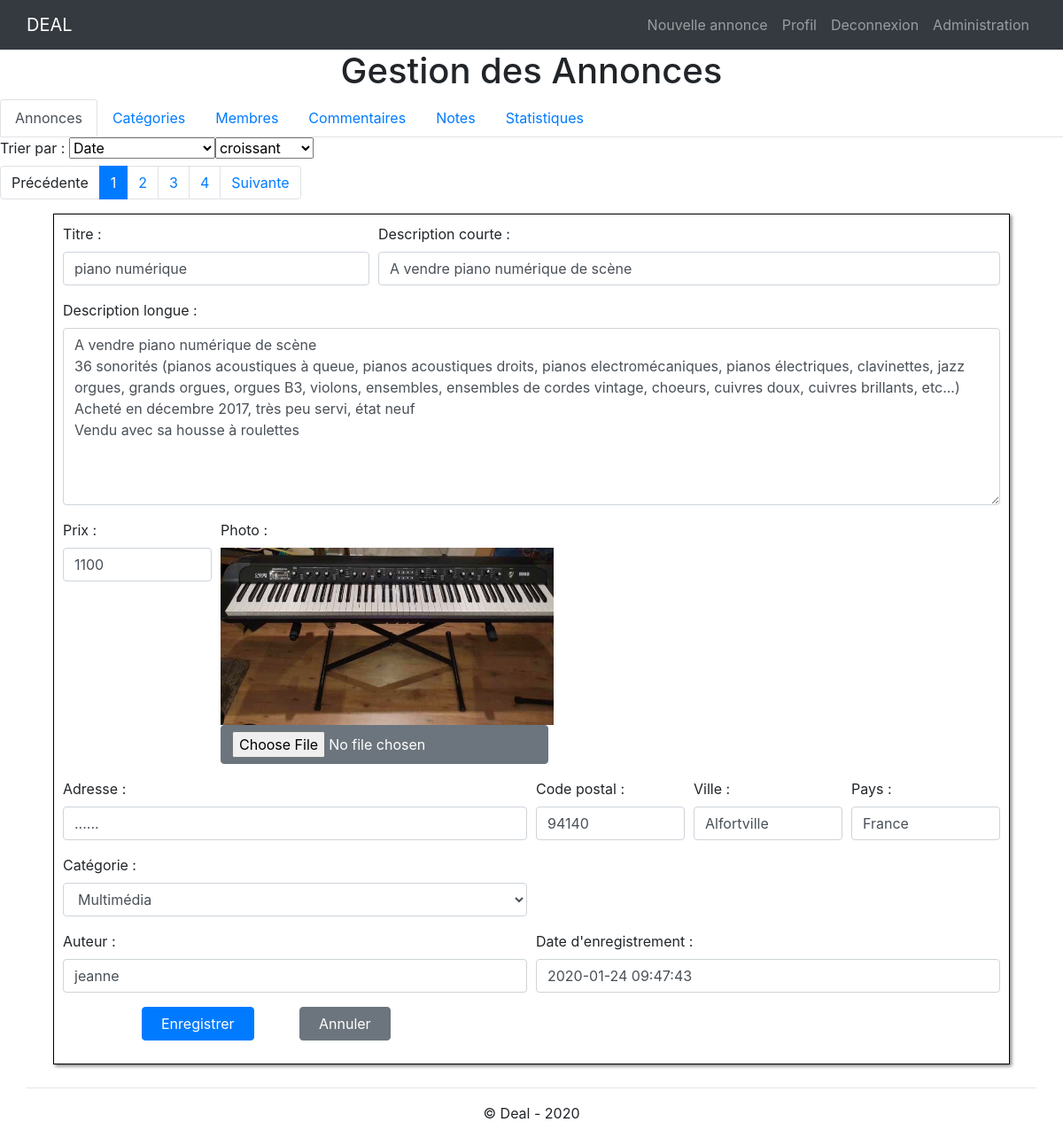
The page /gestion_annonces.php?modification=18 (signed in) on the database as committed earlier.
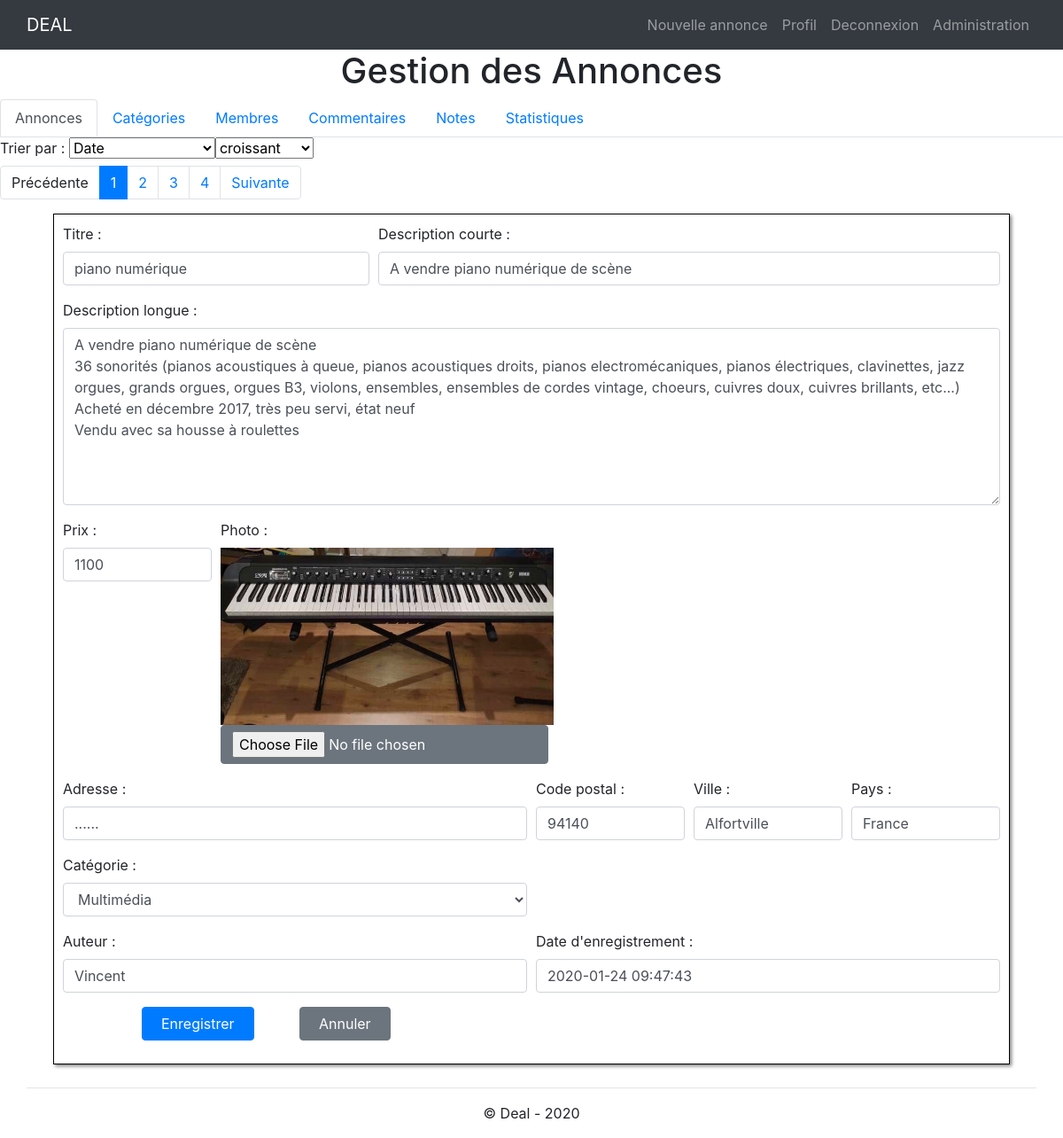
The same page on the database as committed later.
### tables this page shows
CREATE TABLE IF NOT EXISTS `annonce` (
  `id` int(11) NOT NULL AUTO_INCREMENT,
  `titre` varchar(255) NOT NULL,
  `description_courte` varchar(255) NOT NULL,
  `description_longue` text NOT NULL,
  `prix` float NOT NULL,
  `photo` varchar(255) NOT NULL,
  `pays` varchar(100) NOT NULL,
  `ville` varchar(100) NOT NULL,
  `adresse` text NOT NULL,
  `code_postal` char(5) NOT NULL,
  `membre_id` int(11) DEFAULT NULL,
  `categorie_id` int(11) NOT NULL,
  `date_enregistrement` datetime NOT NULL,
  PRIMARY KEY (`id`),
  KEY `membre_id` (`membre_id`),
  KEY `categorie_id` (`categorie_id`)
);

CREATE TABLE IF NOT EXISTS `membre` (
  `id` int(11) NOT NULL AUTO_INCREMENT,
  `pseudo` varchar(45) NOT NULL,
  `mdp` varchar(255) NOT NULL,
  `nom` varchar(45) NOT NULL,
  `prenom` varchar(45) NOT NULL,
  `telephone` varchar(45) NOT NULL,
  `email` varchar(45) NOT NULL,
  `civilite` enum('M.','Mme') NOT NULL,
  `role` enum('user','admin') NOT NULL,
  `date_enregistrement` datetime NOT NULL,
  PRIMARY KEY (`id`)
);

### gestion_annonces.php (the view, shortened to what the changed rows need)
<?php
require_once 'inc/init.php';
$afficherFormulaire = false;
$requete = executerRequete ("SELECT COUNT(id) FROM annonce;");
$nombrePages = ceil ($requete->fetch(PDO::FETCH_NUM)[0]/TAILLE_PAGE);
if (isset ($_GET['suppression']))
	{
	$resultat = executerRequete ("DELETE FROM commentaire WHERE annonce_id = :id", array (':id' => $_GET['suppression']));
	if ($resultat)
		{
		$resultat = executerRequete ("DELETE FROM annonce WHERE id = :id", array (':id' => $_GET['suppression']));
		if ($resultat->rowCount() == 1)
			$contenu .= '<div class="alert alert-success">L\'annonce a bien été supprimé.</div>';
		else
			$contenu .= '<div class="alert alert-danger">Erreur lors de la suppression de l\'annonce.</div>';
		}
	else
		$contenu .= '<div class="alert alert-danger">Erreur lors de la suppression de l\'annonce.</div>';
	}
else if (isset ($_GET['modification']))
	{
	$resultat = executerRequete ("SELECT annonce.id id, annonce.titre titre, description_courte, description_longue, prix, photo, pays, ville, adresse, code_postal, pseudo, categorie.titre categorie, annonce.date_enregistrement date_enregistrement FROM annonce, categorie, membre WHERE annonce.id = :id AND membre_id=membre.id AND categorie_id=categorie.id", array (':id' => $_GET['modification']));
	if ($resultat->rowCount() == 1)
		{
		$afficherFormulaire = true;
		$annonce_courante = $resultat->fetch (PDO::FETCH_ASSOC);
		}
	}
if (isset ($_GET['page']))
	{
	$numeroPage = $_GET['page']*1;
	if ($numeroPage > $nombrePages)
		$numeroPage = $nombrePages;
	else if ($numeroPage <= 0)
		$numeroPage = 1;
	}
else
	{
	$numeroPage = 1;
	}
$resultat = executerRequete ("SELECT titre FROM categorie");
$liste_categories = $resultat->fetchAll (PDO::FETCH_NUM);
require_once 'inc/header.php';
if (!isset($_GET['creation']))
	navigation_admin ('Annonces');
if ($afficherFormulaire)
	{
	isset($annonce_courante) && extract ($annonce_courante);
?>
	<div class="cadre-formulaire">
		<form id="formulaire" method="post" action="gestion_annonces.php?page=<?php echo $numeroPage ?>" enctype=multipart/form-data>
			<div class="form-row">
				<div class="form-group col-md-4">
					<div><label for="titre">Titre :</label></div>
					<div><input style="width:100%" type="text" name="titre" id="titre" class="form-control" value="<?php echo $titre??'' ?>"></div>
				</div>
				<div class="form-group col-md-8">
					<div><label for="description_courte">Description courte :</label></div>
					<div><input style="width:100%" type="text" name="description_courte" id="description_courte" class="form-control" value="<?php echo $description_courte??'' ?>"></div>
				</div>
			</div>
			<div class="form-row">
				<div class="form-group col-md-12">
					<div><label for="description_longue">Description longue :</label></div>
					<div><textarea style="width:100%;height:25vh" type="text" name="description_longue" id="description_longue" class="form-control"><?php echo $description_longue??'' ?></textarea></div>
				</div>
			</div>
			<div class="form-row">
				<div class="form-group col-md-2">
					<div><label for="prix">Prix :</label></div>
					<div><input style="width:100%" type="text" name="prix" id="prix" value="<?php echo $prix??'' ?>" class="form-control"></div>
				</div>
				<div class="form-group col-md-6">
					<div><label for="photo">Photo :</label></div>
					<div>
						<?php
							if (!empty($photo))
								{
								echo "<img src=$photo style='max-height:200px;'>";
								}
						?>
						<input type="file" name="photo" id="photo" class="btn btn-secondary">
					</div>
				</div>
			</div>
			<div class="form-row">
				<div class="form-group col-md-6">
					<div><label for="adresse">Adresse :</label></div>
					<div><input style="width:100%" type="text" name="adresse" id="adresse" value="<?php echo $adresse??'' ?>" class="form-control"></div>
				</div>
				<div class="form-group col-md-2">
					<div><label for="code_postal">Code postal :</label></div>
					<div><input style="width:100%" type="text" name="code_postal" id="code_postal" value="<?php echo $code_postal??'' ?>" class="form-control"></div>
				</div>
				<div class="form-group col-md-2">
					<div><label for="ville">Ville :</label></div>
					<div><input style="width:100%" type="text" name="ville" id="ville" value="<?php echo $ville??'' ?>" class="form-control"></div>
				</div>
				<div class="form-group col-md-2">
					<div><label for="pays">Pays :</label></div>
					<div><input style="width:100%" type="text" name="pays" id="pays" value="<?php echo $pays??'' ?>" class="form-control"></div>
				</div>
			</div>
			<div class="form-row">
				<div class="form-group col-md-6">
					<div><label for="categorie">Catégorie :</label></div>
					<div>
						<select name="categorie" class="form-control">
							<?php
							foreach ($liste_categories as $valeur)
								echo '<option value="'.$valeur[0].'"'.(isset($categorie)&&($valeur[0]==$categorie)?' selected':'').'>'.$valeur[0].'</option>';
							?>
						</select>
					</div>
				</div>
			</div>
			<?php if (estAdmin() && !isset($_GET['creation'])):  ?>
			<div class="form-row">
				<div class="form-group col-md-6">
					<div>
						<div><label for="pseudo">Auteur :</label></div>
						<div><input style="width:100%" type="text" name="pseudo" id="pseudo" value="<?php echo $pseudo??$_SESSION['membre']['pseudo'] ?>" class="form-control"></div>
					</div>
				</div>
				<div class="form-group col-md-6">
					<div>
						<div><label for="date_enregistrement">Date d'enregistrement :</label></div>
						<div><input style="width:100%" type="text" name="date_enregistrement" id="date_enregistrement" value="<?php echo $date_enregistrement??'' ?>" class="form-control"></div>
					</div>
				</div>
			</div>
			<?php endif; ?>
			<div class="form-row">
				<div class="form-group col-md-1">
				</div>
				<div class="form-group col-md-2">
					<button type="submit" class="btn btn-primary">&nbsp; Enregistrer &nbsp;</button>
				</div>
				<div class="form-group col-md-2">
					<?php
					if (estAdmin() && !isset($_GET['creation']))
						echo '<a href="'.RACINE_SITE.'gestion_annonces.php?page='.$numeroPage.'" class="btn btn-secondary">&nbsp; Annuler &nbsp;</a>';
					else
						echo '<a href="'.RACINE_SITE.'index.php" class="btn btn-secondary">&nbsp; Annuler &nbsp;</a>';
					?>
				</div>
			</div>
		</form>
	</div>
<?php
	}
?>
<?php
require_once 'inc/footer.php';

Rows that differ between the two databases and show on the page:
changed annonce "piano numérique": pseudo "jeanne" → "Vincent"
